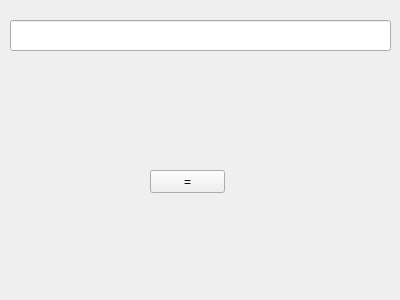
<?xml version="1.0" encoding="UTF-8"?>
<ui version="4.0">
 <class>Widget</class>
 <widget class="QWidget" name="Widget">
  <property name="geometry">
   <rect>
    <x>0</x>
    <y>0</y>
    <width>400</width>
    <height>300</height>
   </rect>
  </property>
  <property name="windowTitle">
   <string>Widget</string>
  </property>
  <widget class="QLineEdit" name="lineEdit">
   <property name="geometry">
    <rect>
     <x>10</x>
     <y>20</y>
     <width>381</width>
     <height>31</height>
    </rect>
   </property>
  </widget>
  <widget class="QPushButton" name="btnResult">
   <property name="geometry">
    <rect>
     <x>150</x>
     <y>170</y>
     <width>75</width>
     <height>23</height>
    </rect>
   </property>
   <property name="text">
    <string>=</string>
   </property>
  </widget>
 </widget>
 <layoutdefault spacing="6" margin="11"/>
 <resources/>
 <connections/>
</ui>
